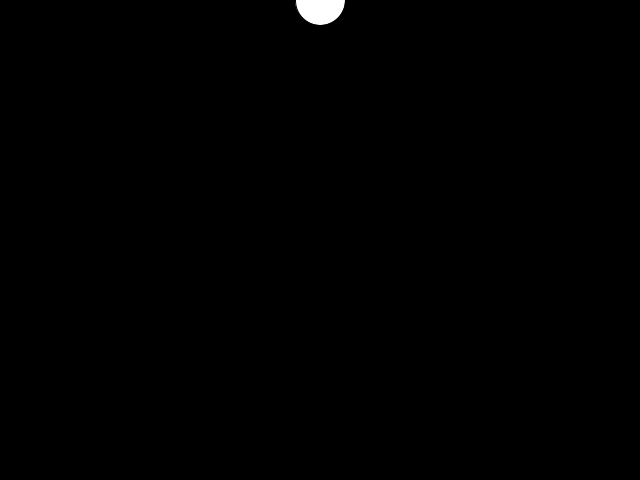
Frame 1 (no input)
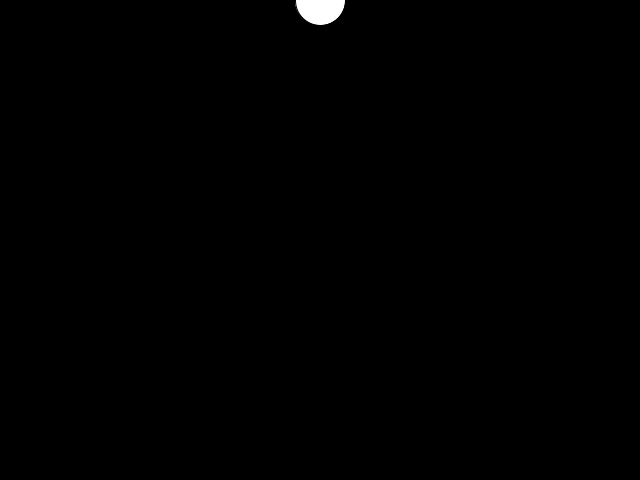
Frame 60 (the mouse pressed at the canvas centre just before this capture)
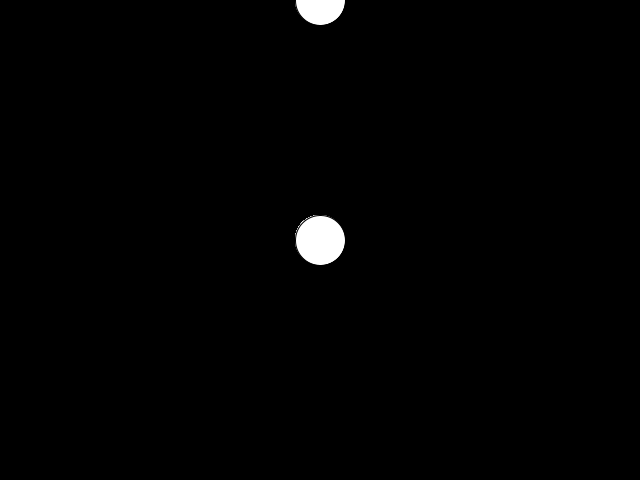
Frame 120 (the mouse held since frame 60 and released just before this capture)

The Processing sketch that drew these frames (run headless with seeded random() and noise(); from frame 60 on, the mouse is pressed at the canvas centre):

// Processing sketch: sketch_240923a
// ── sketch_240923a.pde
float circleX;

void setup() {
  size(640, 480);
  background(0);
  circleX = 320;
}

void mousePressed() {
   background(0);
}

void draw() {
  //background(0); //잔상이 안남음
  circle(circleX, mouseY, 50); //mouseX, mouseY
}

//선언
//변수종류(int - 수 정수,float - 수 소수), 변수이름(맘대로);
//초기화
//변이름 = 값(종류)
